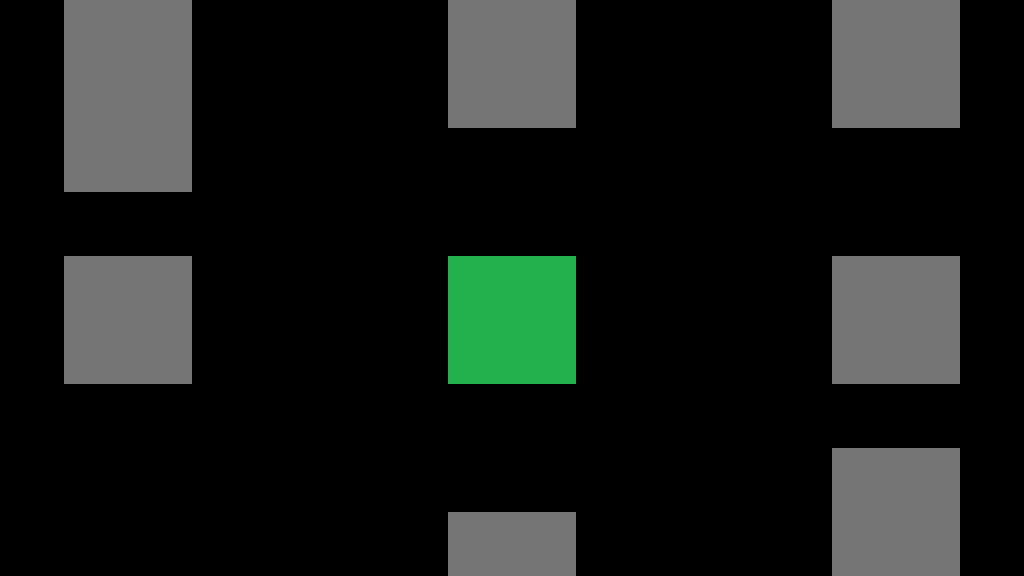

A level layout from a 2D game, rendered from its tile map. Below: a short description, then the map file with tile-grid data replaced by summaries:
An orthogonal 16x9 tile map with 64x64 px tiles, 1 tile layer (Capa de Patrones 1), 4 tilesets.

<map version="1.0" orientation="orthogonal" renderorder="left-up" width="16" height="9" tilewidth="64" tileheight="64" nextobjectid="1">
 <tileset firstgid="1" name="wall" tilewidth="64" tileheight="64" tilecount="1" columns="1">
  <image source="wall.png" width="64" height="64" />
 </tileset>
 <tileset firstgid="2" name="activatorWall" tilewidth="64" tileheight="64" tilecount="1" columns="1">
  <image source="activatorWall.png" width="64" height="64" />
 </tileset>
 <tileset firstgid="3" name="finishWall" tilewidth="64" tileheight="64" tilecount="1" columns="1">
  <image source="finishWall.png" width="64" height="64" />
 </tileset>
 <tileset firstgid="4" name="resetableWall" tilewidth="64" tileheight="64" tilecount="1" columns="1">
  <image source="resetableWall.png" width="64" height="64" />
 </tileset>
 <layer name="Capa de Patrones 1" width="16" height="9">
  <data>[144 cells, 78 non-empty, 3 distinct tile ids]</data>
 </layer>
</map>
